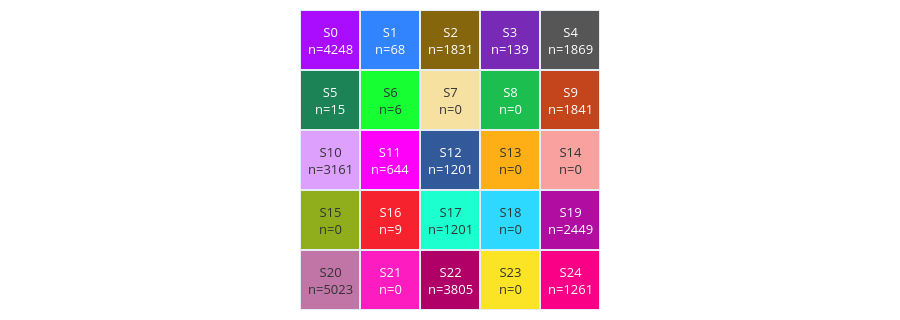
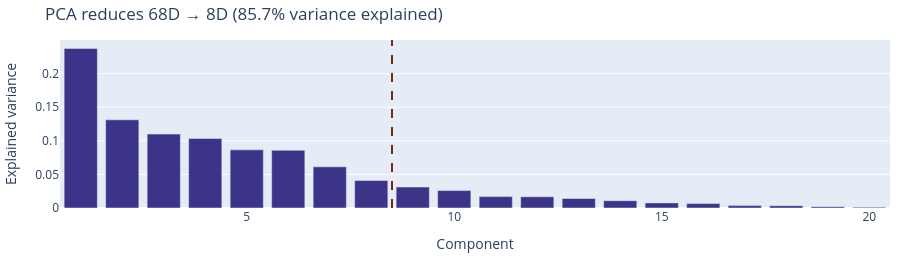

Here is the notebook cell these charts were saved with, in order:
### Code cell
kairo.plot_state_grid(result.states).show()
kairo.plot_pca_variance(result.pca).show()

### Figure 1 — Plotly figure (JSON) as saved in the notebook; plotly's stock layout.template omitted (floating-point values rounded to 4 significant figures)
{"data": [{"colorscale": [[0, "#AA0DFE"], [0.04167, "#3283FE"], [0.08333, "#85660D"], [0.125, "#782AB6"], [0.1667, "#565656"], [0.2083, "#1C8356"], [0.25, "#16FF32"], [0.2917, "#F7E1A0"], [0.3333, "#1CBE4F"], [0.375, "#C4451C"], [0.4167, "#DEA0FD"], [0.4583, "#FE00FA"], [0.5, "#325A9B"], [0.5417, "#FEAF16"], [0.5833, "#F8A19F"], [0.625, "#90AD1C"], [0.6667, "#F6222E"], [0.7083, "#1CFFCE"], [0.75, "#2ED9FF"], [0.7917, "#B10DA1"], [0.8333, "#C075A6"], [0.875, "#FC1CBF"], [0.9167, "#B00068"], [0.9583, "#FBE426"], [1, "#FA0087"]], "hoverinfo": "text", "showscale": false, "text": [["S0<br>dominant: e<br>n=4248", "S1<br>dominant: d<br>n=68", "S2<br>dominant: f<br>n=1831", "S3<br>dominant: h<br>n=139", "S4<br>dominant: g<br>n=1869"], ["S5<br>dominant: h<br>n=15", "S6<br>dominant: h<br>n=6", "S7<br>dominant: —<br>n=0", "S8<br>dominant: —<br>n=0", "S9<br>dominant: g<br>n=1841"], ["S10<br>dominant: b<br>n=3161", "S11<br>dominant: b<br>n=644", "S12<br>dominant: b<br>n=1201", "S13<br>dominant: —<br>n=0", "S14<br>dominant: —<br>n=0"], ["S15<br>dominant: —<br>n=0", "S16<br>dominant: d<br>n=9", "S17<br>dominant: c<br>n=1201", "S18<br>dominant: —<br>n=0", "S19<br>dominant: a<br>n=2449"], ["S20<br>dominant: a<br>n=5023", "S21<br>dominant: —<br>n=0", "S22<br>dominant: c<br>n=3805", "S23<br>dominant: —<br>n=0", "S24<br>dominant: a<br>n=1261"]], "type": "heatmap", "xgap": 2, "ygap": 2, "z": [[0, 1, 2, 3, 4], [5, 6, 7, 8, 9], [10, 11, 12, 13, 14], [15, 16, 17, 18, 19], [20, 21, 22, 23, 24]]}], "layout": {"annotations": [{"font": {"color": "#FFFFFF", "size": 13}, "showarrow": false, "text": "S0<br>n=4248", "x": 0, "xref": "x", "y": 0, "yref": "y"}, {"font": {"color": "#FFFFFF", "size": 13}, "showarrow": false, "text": "S1<br>n=68", "x": 1, "xref": "x", "y": 0, "yref": "y"}, {"font": {"color": "#FFFFFF", "size": 13}, "showarrow": false, "text": "S2<br>n=1831", "x": 2, "xref": "x", "y": 0, "yref": "y"}, {"font": {"color": "#FFFFFF", "size": 13}, "showarrow": false, "text": "S3<br>n=139", "x": 3, "xref": "x", "y": 0, "yref": "y"}, {"font": {"color": "#FFFFFF", "size": 13}, "showarrow": false, "text": "S4<br>n=1869", "x": 4, "xref": "x", "y": 0, "yref": "y"}, {"font": {"color": "#FFFFFF", "size": 13}, "showarrow": false, "text": "S5<br>n=15", "x": 0, "xref": "x", "y": 1, "yref": "y"}, {"font": {"color": "#333333", "size": 13}, "showarrow": false, "text": "S6<br>n=6", "x": 1, "xref": "x", "y": 1, "yref": "y"}, {"font": {"color": "#333333", "size": 13}, "showarrow": false, "text": "S7<br>n=0", "x": 2, "xref": "x", "y": 1, "yref": "y"}, {"font": {"color": "#FFFFFF", "size": 13}, "showarrow": false, "text": "S8<br>n=0", "x": 3, "xref": "x", "y": 1, "yref": "y"}, {"font": {"color": "#FFFFFF", "size": 13}, "showarrow": false, "text": "S9<br>n=1841", "x": 4, "xref": "x", "y": 1, "yref": "y"}, {"font": {"color": "#333333", "size": 13}, "showarrow": false, "text": "S10<br>n=3161", "x": 0, "xref": "x", "y": 2, "yref": "y"}, {"font": {"color": "#FFFFFF", "size": 13}, "showarrow": false, "text": "S11<br>n=644", "x": 1, "xref": "x", "y": 2, "yref": "y"}, {"font": {"color": "#FFFFFF", "size": 13}, "showarrow": false, "text": "S12<br>n=1201", "x": 2, "xref": "x", "y": 2, "yref": "y"}, {"font": {"color": "#333333", "size": 13}, "showarrow": false, "text": "S13<br>n=0", "x": 3, "xref": "x", "y": 2, "yref": "y"}, {"font": {"color": "#333333", "size": 13}, "showarrow": false, "text": "S14<br>n=0", "x": 4, "xref": "x", "y": 2, "yref": "y"}, {"font": {"color": "#333333", "size": 13}, "showarrow": false, "text": "S15<br>n=0", "x": 0, "xref": "x", "y": 3, "yref": "y"}, {"font": {"color": "#FFFFFF", "size": 13}, "showarrow": false, "text": "S16<br>n=9", "x": 1, "xref": "x", "y": 3, "yref": "y"}, {"font": {"color": "#333333", "size": 13}, "showarrow": false, "text": "S17<br>n=1201", "x": 2, "xref": "x", "y": 3, "yref": "y"}, {"font": {"color": "#333333", "size": 13}, "showarrow": false, "text": "S18<br>n=0", "x": 3, "xref": "x", "y": 3, "yref": "y"}, {"font": {"color": "#FFFFFF", "size": 13}, "showarrow": false, "text": "S19<br>n=2449", "x": 4, "xref": "x", "y": 3, "yref": "y"}, {"font": {"color": "#333333", "size": 13}, "showarrow": false, "text": "S20<br>n=5023", "x": 0, "xref": "x", "y": 4, "yref": "y"}, {"font": {"color": "#FFFFFF", "size": 13}, "showarrow": false, "text": "S21<br>n=0", "x": 1, "xref": "x", "y": 4, "yref": "y"}, {"font": {"color": "#FFFFFF", "size": 13}, "showarrow": false, "text": "S22<br>n=3805", "x": 2, "xref": "x", "y": 4, "yref": "y"}, {"font": {"color": "#333333", "size": 13}, "showarrow": false, "text": "S23<br>n=0", "x": 3, "xref": "x", "y": 4, "yref": "y"}, {"font": {"color": "#FFFFFF", "size": 13}, "showarrow": false, "text": "S24<br>n=1261", "x": 4, "xref": "x", "y": 4, "yref": "y"}], "height": 320, "margin": {"b": 10, "l": 10, "r": 10, "t": 10}, "title": {"text": ""}, "xaxis": {"constrain": "domain", "scaleanchor": "y", "visible": false}, "yaxis": {"autorange": "reversed", "visible": false}}}

### Figure 2 — Plotly figure (JSON) as saved in the notebook; plotly's stock layout.template omitted (floating-point values rounded to 4 significant figures)
{"data": [{"hovertemplate": "PC%{x}<br>ratio=%{y:.3f}<extra></extra>", "marker": {"color": "#3C3489"}, "type": "bar", "x": [1, 2, 3, 4, 5, 6, 7, 8, 9, 10, 11, 12, 13, 14, 15, 16, 17, 18, 19, 20], "y": [0.2375, 0.1312, 0.11, 0.1035, 0.08649, 0.08593, 0.06124, 0.04095, 0.03115, 0.02595, 0.01694, 0.01666, 0.01415, 0.01089, 0.007622, 0.006528, 0.00355, 0.003397, 0.00203, 0.001297]}], "layout": {"height": 260, "margin": {"b": 10, "l": 10, "r": 10, "t": 40}, "shapes": [{"line": {"color": "#712B13", "dash": "dash", "width": 2}, "type": "line", "x0": 8.5, "x1": 8.5, "xref": "x", "y0": 0, "y1": 1, "yref": "y domain"}], "title": {"text": "PCA reduces 68D → 8D (85.7% variance explained)"}, "xaxis": {"title": {"text": "Component"}}, "yaxis": {"title": {"text": "Explained variance"}}}}
